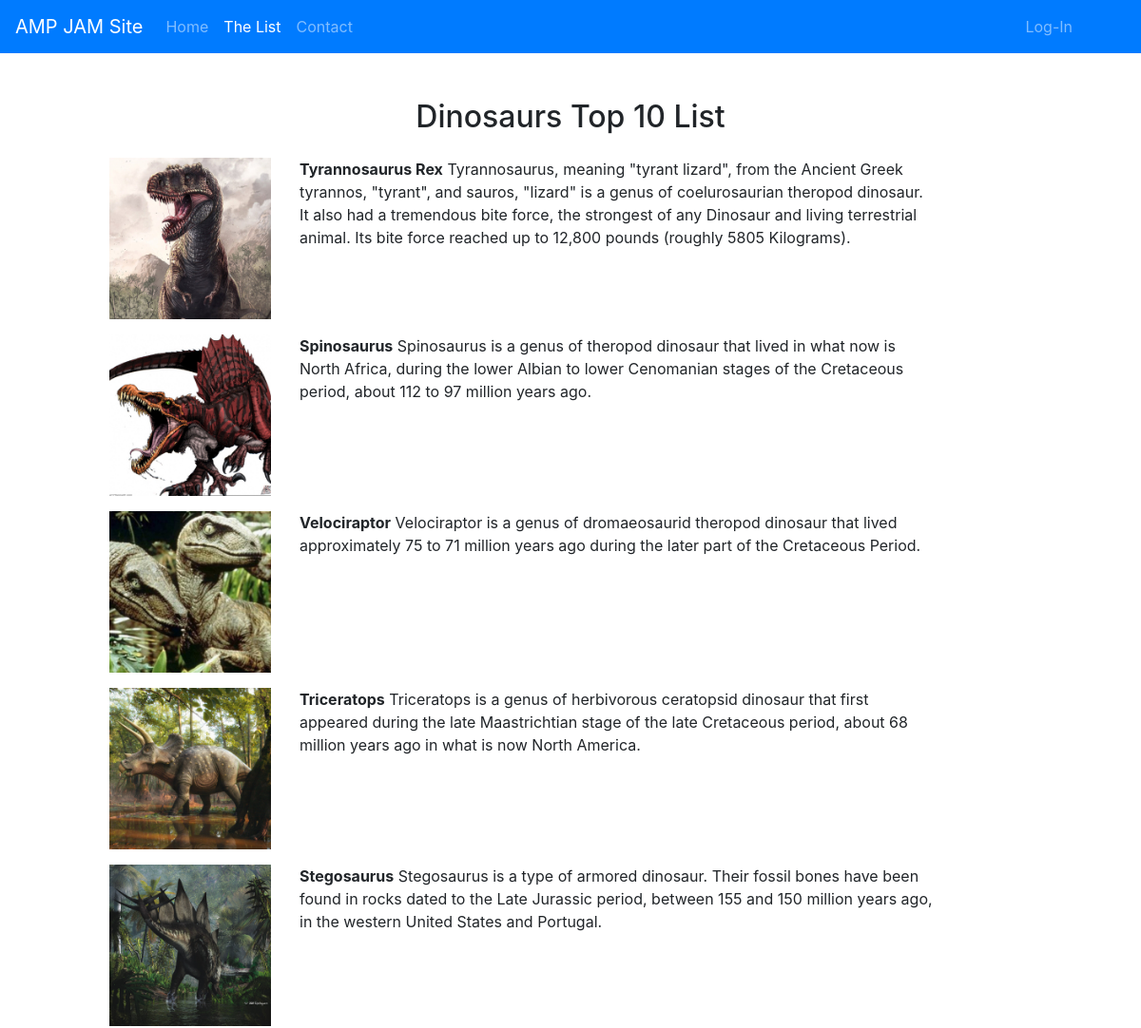
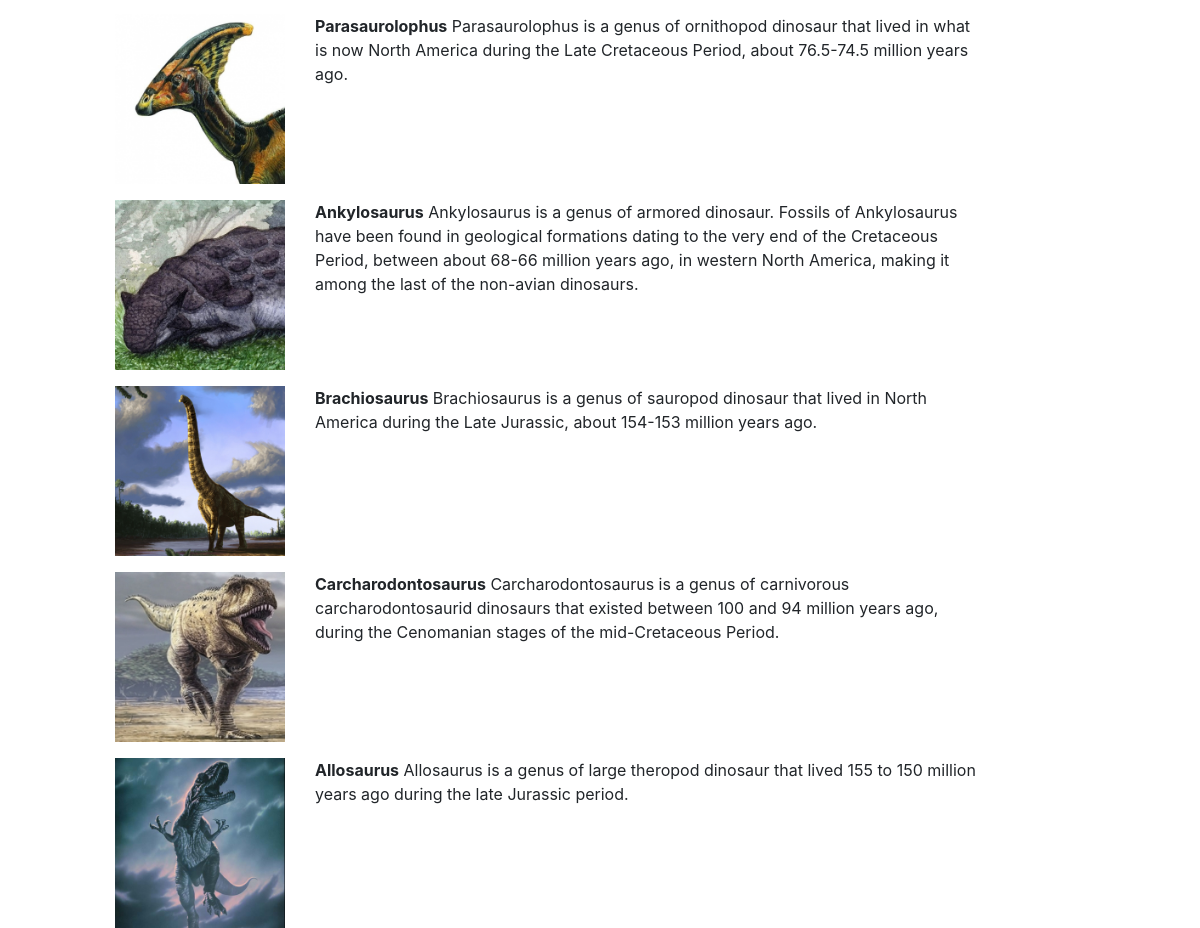
Page /list.php on the committed database (2 pictures, top to bottom).
### tables this page shows
CREATE TABLE `list` (
  `id` int(11) NOT NULL,
  `item` varchar(255) NOT NULL,
  `description` text NOT NULL,
  `image` varchar(255) NOT NULL
);

### list.php (the view, shortened to what this page needs)
<?php
    include("n413connect.php");
    include("head.php");
    $sql = "SELECT id, item, description, image FROM `list`";
    $result = mysqli_query($link, $sql);
        $records = array();
        while ($row = mysqli_fetch_array($result, MYSQLI_BOTH)){
            $records[] = $row;
        }
?>
    <div class="container-fluid">
        <div class="row">
            <div class="col-12 text-center mt-5">
                <h2>Dinosaurs Top 10 List</h2>
            </div>
        </div>
        <?php
            foreach ($records as $record){
                echo '
                <div class="row record-item mt-3 cursor-pointer" data-id="'.$record["id"].'" data-item="'.$record["item"].'">
                    <div class="col-1"></div>
                    <div class="col-2"><img src="images/'.$record["image"].'" width="100%"/></div>
                    <div class="col-7"><b>'.$record["item"].'</b> '.$record["description"].'</div>
                </div>  ';
            }
        ?>
    </div>
</body>
</html>

### head.php (shortened to what this page needs)
<DOCTYPE html>
    <html>
        <head>
            <link href="css/bootstrap.min.css" rel="stylesheet">
        </head>
        <body>
            <nav class="navbar navbar-expand-lg navbar-dark bg-primary">
               <a class="navbar-brand" href="index.php">AMP JAM Site</a>
               <div class="collapse navbar-collapse" id="navbarNav">
                  <ul class="navbar-nav">
                     <li id="home_item" class="nav-item">
                        <a id="home_link" class="nav-link" href="index.php">Home</a>
                     </li>
                    <li id="list_item" class="nav-item">
                        <a id="list_link" class="nav-link" href="list.php">The List</a>
                     </li>
                     <li id="contact_item" class="nav-item">
                        <a id="contact_link" class="nav-link" href="form.php">Contact</a>
                     </li>
                  </ul>
                  <ul class="navbar-nav ml-auto mr-5">
                   <?php
                    if(isset($_SESSION["user_id"])){
						if($_SESSION["role"] > 0){
							echo '
                            <li id="messages_item" class="nav-item">
								<a id="messages_link" class="nav-link" href="messages.php">Messages</a>
							</li>';
						}
                        echo '
                            <li id="logout_item" class="nav-item">
                                <a id="logout_link" class="nav-link" href="logout.php">Log-Out</a>
                            </li>';
                    }else{
                    	echo '
                            <li id="login_item" class="nav-item">
                                <a id="login_link" class="nav-link" href="login.php">Log-In</a>
                            </li>';
                    }
                    ?>
                    </ul>
               </div>
            </nav>

### list.php (style rules this page uses)
.cursor-pointer { cursor:pointer; }

### rows in the picture
list: image (picture), item "Tyrannosaurus Rex", description "Tyrannosaurus, meaning \"tyrant lizard\", from the Ancient Greek tyrannos, \"tyrant\", and sauros, \"lizard\" is a genus of coelurosaurian theropod dinosaur. It also had a tremendous bite force, the strongest of any Dinosaur and living terrestrial animal. Its bite force reached up to 12,800 pounds (roughly 5805 Kilograms)."
list: image (picture), item "Spinosaurus", description "Spinosaurus is a genus of theropod dinosaur that lived in what now is North Africa, during the lower Albian to lower Cenomanian stages of the Cretaceous period, about 112 to 97 million years ago."
list: image (picture), item "Velociraptor", description "Velociraptor is a genus of dromaeosaurid theropod dinosaur that lived approximately 75 to 71 million years ago during the later part of the Cretaceous Period."
list: image (picture), item "Triceratops", description "Triceratops is a genus of herbivorous ceratopsid dinosaur that first appeared during the late Maastrichtian stage of the late Cretaceous period, about 68 million years ago in what is now North America."
list: image (picture), item "Stegosaurus", description "Stegosaurus is a type of armored dinosaur. Their fossil bones have been found in rocks dated to the Late Jurassic period, between 155 and 150 million years ago, in the western United States and Portugal."
list: image (picture), item "Parasaurolophus", description "Parasaurolophus is a genus of ornithopod dinosaur that lived in what is now North America during the Late Cretaceous Period, about 76.5-74.5 million years ago."
list: image (picture), item "Ankylosaurus", description "Ankylosaurus is a genus of armored dinosaur. Fossils of Ankylosaurus have been found in geological formations dating to the very end of the Cretaceous Period, between about 68-66 million years ago, in western North America, making it among the last of the non-avian dinosaurs."
list: image (picture), item "Brachiosaurus", description "Brachiosaurus is a genus of sauropod dinosaur that lived in North America during the Late Jurassic, about 154-153 million years ago."
list: image (picture), item "Carcharodontosaurus", description "Carcharodontosaurus is a genus of carnivorous carcharodontosaurid dinosaurs that existed between 100 and 94 million years ago, during the Cenomanian stages of the mid-Cretaceous Period."
list: image (picture), item "Allosaurus", description "Allosaurus is a genus of large theropod dinosaur that lived 155 to 150 million years ago during the late Jurassic period."
